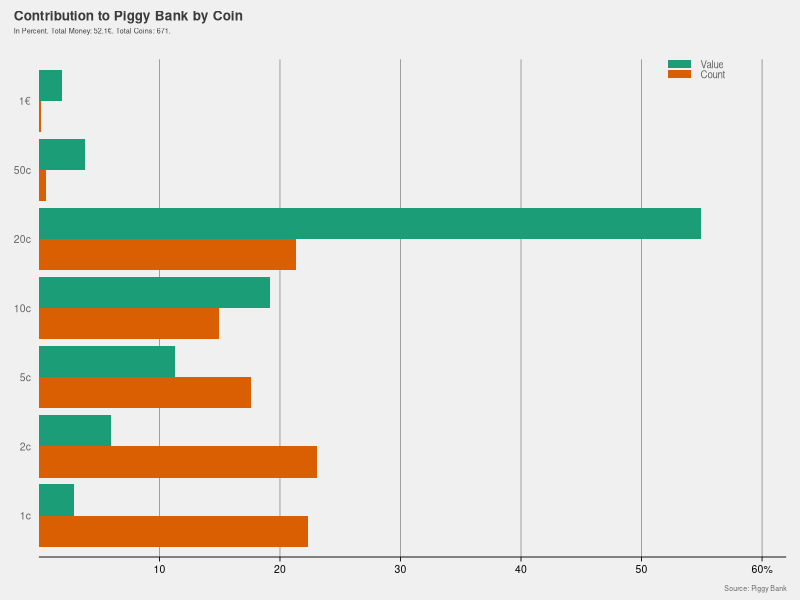
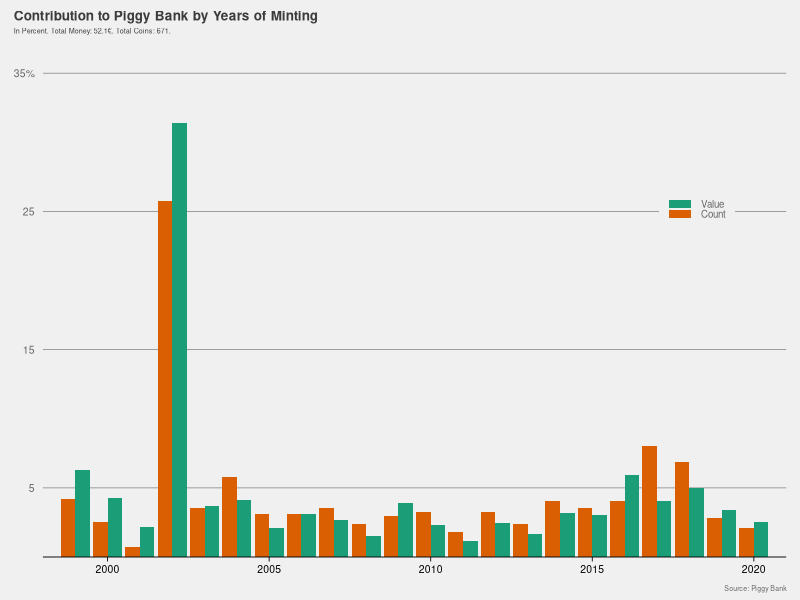
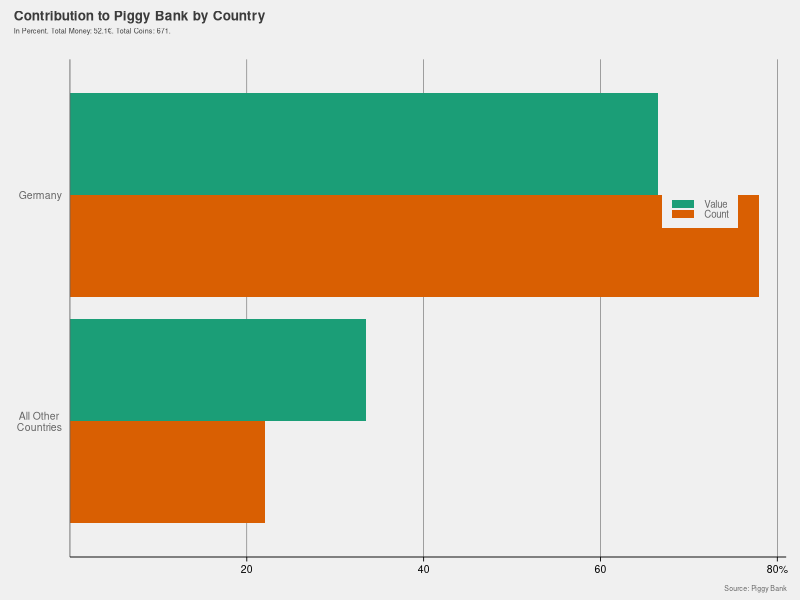
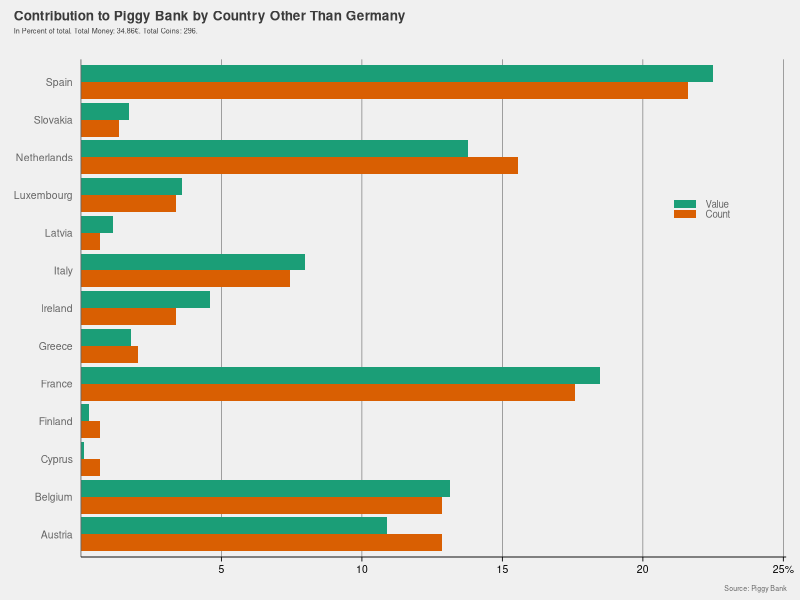
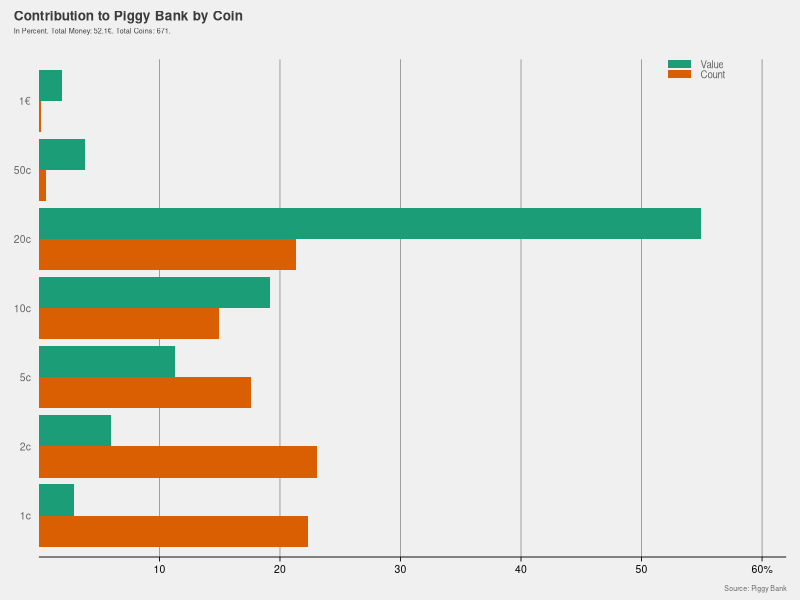
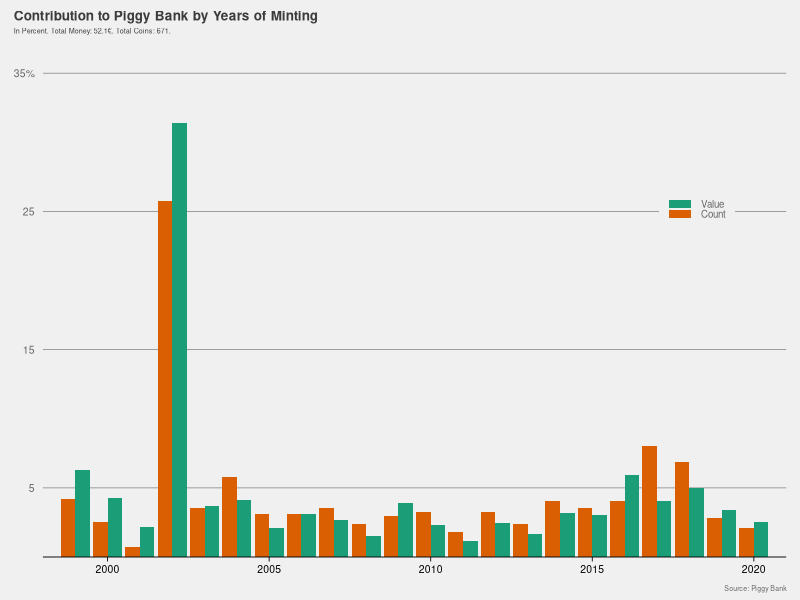
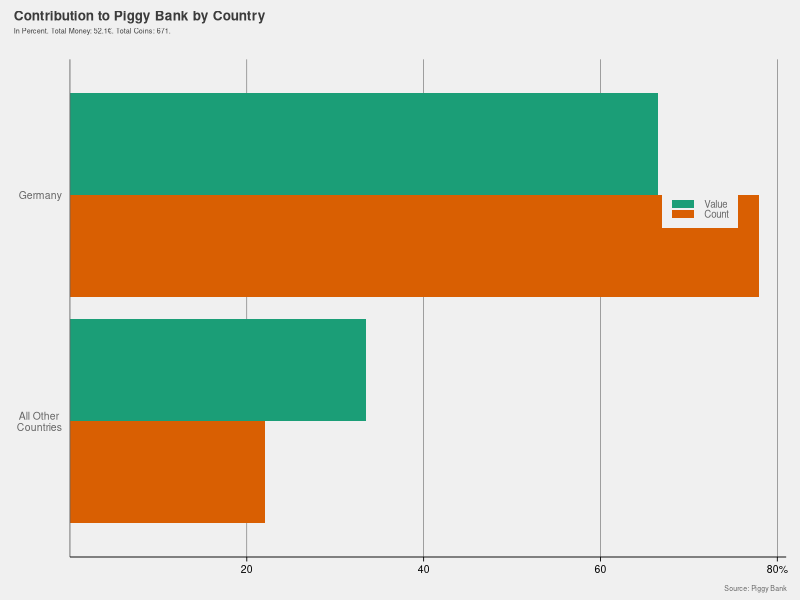
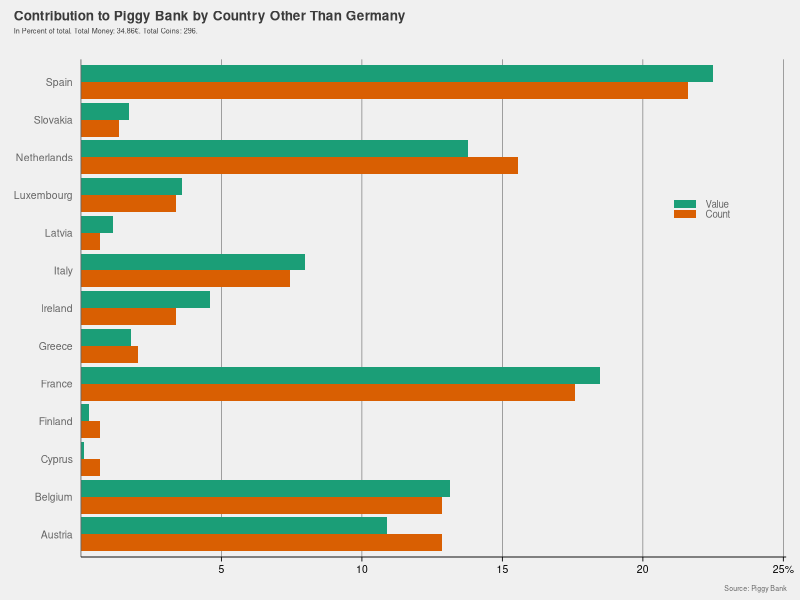

These charts were generated, in order, by the following R code:
## ---- chunk 1
knitr::opts_chunk$set(
  fig.path = "README_figs/"
)
## ---- chunk 2
library(tidyverse)
## ---- chunk 3
hp_theme <- function(base_size = 13, base_family = "") {
  theme_grey(base_size = base_size, base_family = base_family) %+replace%
    theme(
      
      # Base elements which are not used directly but inherited by others
      line =              element_line(colour = '#DADADA', size = 0.75,
                                       linetype = 1, lineend = "butt"),
      rect =              element_rect(fill = "#F0F0F0", colour = "#F0F0F0",
                                       size = 0.5, linetype = 1),
      text =              element_text(family = base_family, face = "plain",
                                       colour = "#656565", size = base_size,
                                       hjust = 0.5, vjust = 0.5, angle = 0,
                                       lineheight = 0.9, margin = margin(),
                                       debug = FALSE),
      plot.margin =       margin(12,10,5,10),
      # Modified inheritance structure of text element
      plot.title =        element_text(size = rel(0.75), family = '' ,
                                       face = 'bold', hjust = 0,
                                       vjust = 2.5, colour = '#3B3B3B'),
      plot.subtitle =     element_text(size = rel(0.4), family = '' ,
                                       face = 'plain', hjust = 0,
                                       vjust = 2.5, colour = '#3B3B3B', 
                                       margin = margin(0,0,15,0)),
      axis.title.x =      element_blank(),
      axis.title.y =      element_blank(),
      axis.text =         element_text(),
      # Modified inheritance structure of line element
      axis.ticks =        element_line(),
      panel.grid.major =  element_line(),
      panel.grid.minor =  element_blank(),
      
      # Modified inheritance structure of rect element
      plot.background =   element_rect(),
      panel.background =  element_rect(),
      legend.key =        element_rect(colour = '#DADADA'),
      
      # Modifiying legend.position
      legend.position = 'none',
      
      complete = TRUE
    )
}
## ---- chunk 4
raw <- read.csv("raw.csv")
## ---- chunk 5
# Create value for coin / year combination
d <- raw %>% 
  rowwise() %>% 
  mutate(Count=sum(c_across(Germany:Cyprus))) %>% 
  mutate(Value = Count*Coin) 
## ---- chunk 6
# How many coins were in the piggy bank? 671
coin_count <- sum(d$Count)
coin_count
# How much are the coins worth? 52.1€
money_worth <- sum(d$Value)
money_worth

# Average Value per coin? 7.8 Cents
money_worth/coin_count
## ---- chunk 7
d %>% 
  group_by(Coin) %>% 
  summarise(Value = sum(Value),
            Count = sum(Count)) %>% 
  mutate(Value_Percent = (Value/money_worth)*100,
         Count_Percent = (Count/coin_count)*100) %>% 
  pivot_longer(cols=c('Value_Percent', 'Count_Percent'), names_to='variable', 
               values_to="value") %>% 
  ggplot(aes(x=as.factor(Coin),y=value, fill=variable)) +
  geom_bar(stat='identity', position='dodge') +
  coord_flip() +
  scale_y_continuous(limits = c(0, 62), 
                     breaks = c(seq(10,60,10)) , 
                     expand = c(0, 0), 
                     labels=c("0"="10","20"="20","30"="30","40"="40",
                              "50"="50","60" = "60%")) +
  scale_x_discrete(labels=c("1"="1€","0.5"="50c","0.2"="20c",
                            "0.1"="10c","0.05"="5c","0.02"="2c" ,"0.01"="1c")) +
  scale_fill_manual(breaks=c("Value_Percent","Count_Percent"), 
                    values=c("#1b9e77", "#d95f02"),labels = c("Value", "Count"))  +
  labs(title = "Contribution to Piggy Bank by Coin",
       subtitle = "In Percent. Total Money: 52.1€. Total Coins: 671.",
       caption = "Source: Piggy Bank") +
  hp_theme() + theme(axis.text= element_text(size=7.5), axis.title.x = element_blank(), 
                     plot.title.position = "plot", 
                     axis.title.y = element_blank(), 
                     panel.grid.major.x = element_line(size=.2, color="#656565"), 
                     panel.grid.major.y = element_blank(), 
                     axis.line.x=element_line( size=.3, color="black"), 
                     legend.position = c(0.88, 0.98), 
                     legend.text=element_text(size=7),
                     legend.title=element_blank(), 
                     legend.key.height= unit(0.4,"line"),
                     legend.key = element_blank(), 
                     axis.ticks.y = element_blank(), 
                     axis.ticks.x =element_line( size=.3, color="black"), 
                     plot.caption=element_text(size=5), 
                     axis.text.x=element_text(color="black"))
## ---- chunk 8
ggsave("./pics/by_coin.jpg",width=4, height=3)
## ---- chunk 9
d %>% 
  group_by(Year) %>% 
  summarise(Value = sum(Value),
            Count = sum(Count)) %>% 
  mutate(Value_Percent = round((Value/money_worth)*100, digits = 2),
         Count_Percent = round((Count/coin_count)*100, digits = 2)) %>% 
  pivot_longer(cols=c('Value_Percent', 'Count_Percent'), names_to='variable', 
               values_to="value") %>% 
ggplot(aes(x=Year,y=value, fill=variable)) +
  geom_bar(stat='identity', position='dodge') +
  scale_y_continuous(limits = c(0, 36), 
                     breaks = c(seq(5,35,10)), 
                     expand = c(0, 0),
                     labels=c("5"="5","15"="15",
                              "25" = "25","35"="35%")) +
  scale_x_continuous(limits=c(1998,2021),
                     expand = c(0, 0)) +
  labs(title = "Contribution to Piggy Bank by Years of Minting",
       subtitle = "In Percent. Total Money: 52.1€. Total Coins: 671.",
       caption = "Source: Piggy Bank") +
  scale_fill_manual(breaks=c("Value_Percent","Count_Percent"), 
                    values=c("#1b9e77", "#d95f02"),labels = c("Value", "Count"))  +
  hp_theme() + theme(axis.text= element_text(size=7.5), axis.title.x = element_blank(), 
                     plot.title.position = "plot", 
                     axis.title.y = element_blank(), 
                     panel.grid.major.x = element_blank(),
                     panel.grid.major.y = element_line(size=.2, color="#656565"), 
                     axis.line.x=element_line( size=.3, color="black"), 
                     axis.line.y=element_blank(),
                     legend.position = c(0.88, 0.7), 
                     legend.text=element_text(size=7),
                     legend.title=element_blank(), 
                     legend.key.height= unit(0.4,"line"),
                     legend.key = element_blank(), 
                     axis.ticks.y = element_blank(), 
                     axis.ticks.x =element_line( size=.3, color="black"), 
                     plot.caption=element_text(size=5), 
                     axis.text.x=element_text(color="black"))
## ---- chunk 10
ggsave("./pics/by_year.jpg",width=4, height=3)
## ---- chunk 11
# Country data frame
country <- d %>% 
  select(-c(Value,Count)) %>% 
  gather(Germany:Cyprus, key = Country, value = Count) %>% 
  mutate(Value=Count*Coin) %>%
  mutate(Germany=0) %>% 
  mutate(Germany=replace(Germany,Country=="Germany",1)) %>% 
  group_by(Germany)
## ---- chunk 12
country %>% 
  summarise(Value = sum(Value),
            Count = sum(Count)) %>% 
  mutate(Value_Percent = round((Value/money_worth)*100, digits = 2),
         Count_Percent = round((Count/coin_count)*100, digits = 2)) %>% 
  pivot_longer(cols=c('Value_Percent', 'Count_Percent'), names_to='variable', 
               values_to="value") %>% 
  arrange(desc(Germany)) %>% 
  ggplot(aes(x=as.factor(Germany),y=value, fill=variable)) +
  geom_bar(stat='identity', position='dodge') +
  coord_flip() +
  scale_y_continuous(limits = c(0, 81), 
                     breaks = c(seq(20,80,20)), 
                     expand = c(0, 0),
                     labels=c("20"="20","40"="40",
                              "60" = "60","80"="80%")) +
  scale_x_discrete(labels=c("1"="Germany","0"="All Other \n Countries")) +
  scale_fill_manual(breaks=c("Value_Percent","Count_Percent"), 
                    values=c("#1b9e77", "#d95f02"),labels = c("Value", "Count"))  +
  labs(title = "Contribution to Piggy Bank by Country",
       subtitle = "In Percent. Total Money: 52.1€. Total Coins: 671.",
       caption = "Source: Piggy Bank") +
  hp_theme() + theme(axis.text= element_text(size=7.5), axis.title.x = element_blank(), 
                     plot.title.position = "plot", 
                     axis.title.y = element_blank(), 
                     panel.grid.major.x = element_line(size=.2, color="#656565"), 
                     panel.grid.major.y = element_blank(), 
                     axis.line.x=element_line( size=.3, color="black"), 
                     axis.line.y=element_line( size=.3, color="#656565"), 
                     legend.position = c(0.88, 0.7), 
                     legend.text=element_text(size=7),
                     legend.title=element_blank(), 
                     legend.key.height= unit(0.4,"line"),
                     legend.key = element_blank(), 
                     axis.ticks.y = element_blank(), 
                     axis.ticks.x =element_line( size=.3, color="black"), 
                     plot.caption=element_text(size=5), 
                     axis.text.x=element_text(color="black"))
## ---- chunk 13
ggsave("./pics/germany_vs_rest.jpg",width=4, height=3)
## ---- chunk 14
### Rest among themselves
country %>% 
  ungroup() %>% 
  filter(Country!="Germany") %>% 
  select(-Germany) %>% 
  group_by(Country) %>% 
  summarise(Value = sum(Value),
         Count = sum(Count)) %>% 
  mutate(Value_Percent = round((Value/sum(Value))*100, digits = 2),
         Count_Percent = round((Count/sum(Count))*100, digits = 2)) %>% 
  pivot_longer(cols=c('Value_Percent', 'Count_Percent'), names_to='variable', 
               values_to="value") %>% 
  arrange(desc(value)) %>% 
  ggplot(aes(x=as.factor(Country),y=value, fill=variable)) +
  geom_bar(stat='identity', position='dodge') +
  coord_flip() +
  scale_y_continuous(limits = c(0, 25.1), 
                     breaks = c(seq(5,25,5)), 
                     expand = c(0, 0),
                     labels=c("5"="5","10"="10",
                              "15" = "15","20"="20","25"="25%")) +
  scale_x_discrete(labels=c("1"="Germany","0"="All Other")) +
  scale_fill_manual(breaks=c("Value_Percent","Count_Percent"), 
                    values=c("#1b9e77", "#d95f02"),labels = c("Value", "Count"))  +
  labs(title = "Contribution to Piggy Bank by Country Other Than Germany",
       subtitle = "In Percent of total. Total Money: 34.86€. Total Coins: 296.",
       caption = "Source: Piggy Bank") +
  hp_theme() + theme(axis.text= element_text(size=7.5), axis.title.x = element_blank(), 
                     plot.title.position = "plot", 
                     axis.title.y = element_blank(), 
                     panel.grid.major.x = element_line(size=.2, color="#656565"), 
                     panel.grid.major.y = element_blank(), 
                     axis.line.x=element_line( size=.3, color="black"), 
                     axis.line.y=element_line( size=.3, color="#656565"), 
                     legend.position = c(0.88, 0.7), 
                     legend.text=element_text(size=7),
                     legend.title=element_blank(), 
                     legend.key.height= unit(0.4,"line"),
                     legend.key = element_blank(), 
                     axis.ticks.y = element_blank(), 
                     axis.ticks.x =element_line( size=.3, color="black"), 
                     plot.caption=element_text(size=5), 
                     axis.text.x=element_text(color="black"))
## ---- chunk 15
ggsave("./pics/rest.jpg",width=4, height=3)
